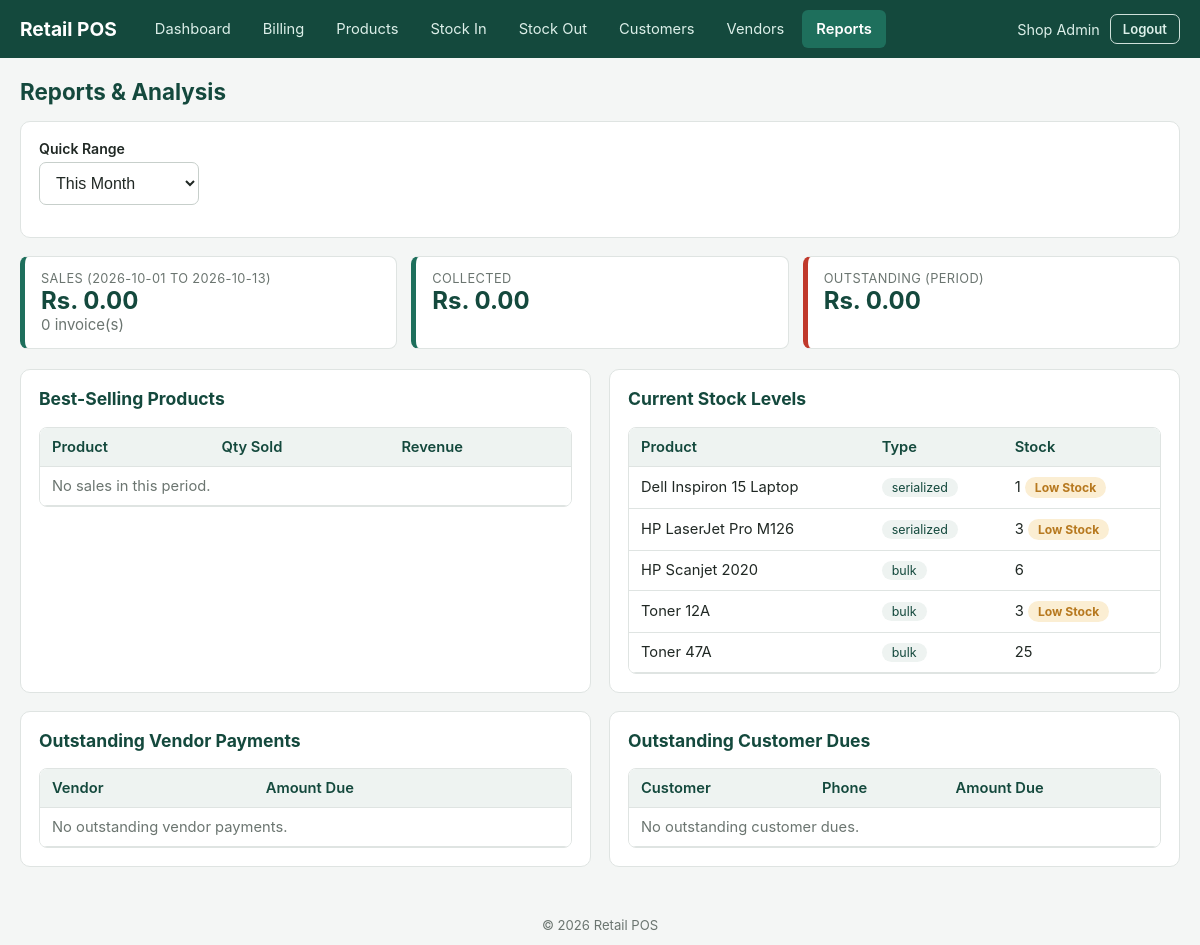
/reports.php (signed in), run on the app's committed database.
### tables this page shows
CREATE TABLE products (
    id                  INT AUTO_INCREMENT PRIMARY KEY,
    name                VARCHAR(150) NOT NULL,
    category            VARCHAR(50) NOT NULL DEFAULT 'other',
    tracking_type       ENUM('bulk','serialized') NOT NULL,
    barcode             VARCHAR(64) NULL UNIQUE,
    unit_price          DECIMAL(12,2) NOT NULL DEFAULT 0,
    stock_qty           INT NOT NULL DEFAULT 0,
    low_stock_threshold INT NOT NULL DEFAULT 5,
    is_active           TINYINT(1) NOT NULL DEFAULT 1,
    created_at          TIMESTAMP NOT NULL DEFAULT CURRENT_TIMESTAMP,
    updated_at          TIMESTAMP NOT NULL DEFAULT CURRENT_TIMESTAMP ON UPDATE CURRENT_TIMESTAMP
);

### includes/functions.php (called while the page is built, shortened)
<?php
function money($amount): string
{
    return APP_CURRENCY_SYMBOL . ' ' . number_format((float) $amount, 2);
}
function h($str): string
{
    return htmlspecialchars((string) $str, ENT_QUOTES, 'UTF-8');
}

### reports.php (the view, shortened to what this page needs)
<?php
require_once __DIR__ . '/includes/db.php';
require_once __DIR__ . '/includes/functions.php';
$range = $_GET['range'] ?? 'month';
$today = date('Y-m-d');
switch ($range) {
    case 'month':
    default:
        $from = date('Y-m-01'); $to = $today; break;
}
$salesSummary = $pdo->prepare("
    SELECT COUNT(*) AS invoice_count, COALESCE(SUM(total),0) AS total_sales,
           COALESCE(SUM(amount_paid),0) AS total_collected, COALESCE(SUM(balance_due),0) AS total_due
    FROM sales WHERE DATE(created_at) BETWEEN ? AND ?
");
$salesSummary->execute([$from, $to]);
$salesSummary = $salesSummary->fetch();
$bestSellers = $pdo->prepare("
    SELECT p.name, p.category, SUM(si.quantity) AS qty_sold, SUM(si.line_total) AS revenue
    FROM sale_items si
    JOIN sales s ON s.id = si.sale_id
    JOIN products p ON p.id = si.product_id
    WHERE DATE(s.created_at) BETWEEN ? AND ?
    GROUP BY p.id ORDER BY qty_sold DESC LIMIT 10
");
$bestSellers->execute([$from, $to]);
$bestSellers = $bestSellers->fetchAll();
$stockLevels = $pdo->query("
    SELECT p.id, p.name, p.category, p.tracking_type, p.low_stock_threshold,
        CASE WHEN p.tracking_type = 'bulk' THEN p.stock_qty
             ELSE (SELECT COUNT(*) FROM serial_numbers sn WHERE sn.product_id = p.id AND sn.status = 'in_stock')
        END AS stock
    FROM products p
    WHERE p.is_active = 1
    ORDER BY p.name
")->fetchAll();
$vendorDues = $pdo->query("
    SELECT v.id, v.name, SUM(vp.amount_due) AS due
    FROM vendor_purchases vp JOIN vendors v ON v.id = vp.vendor_id
    WHERE vp.amount_due > 0 GROUP BY v.id ORDER BY due DESC
")->fetchAll();
$customerDues = $pdo->query("
    SELECT c.id, c.name, c.phone, SUM(s.balance_due) AS due
    FROM sales s JOIN customers c ON c.id = s.customer_id
    WHERE s.balance_due > 0 GROUP BY c.id ORDER BY due DESC
")->fetchAll();
require __DIR__ . '/includes/header.php';
?>
<div class="card">
  <form method="get" class="form-row" style="align-items:flex-end;">
    <div class="form-group" style="max-width:160px;">
      <label>Quick Range</label>
      <select name="range" onchange="this.form.submit()">
        <option value="month" <?= $range === 'month' ? 'selected' : '' ?>>This Month</option>
      </select>
    </div>
  </form>
</div>
<div class="stat-grid">
  <div class="stat-box">
    <div class="label">Sales (<?= h($from) ?> to <?= h($to) ?>)</div>
    <div class="value"><?= money($salesSummary['total_sales']) ?></div>
    <div class="text-muted"><?= (int) $salesSummary['invoice_count'] ?> invoice(s)</div>
  </div>
  <div class="stat-box">
    <div class="label">Collected</div>
    <div class="value"><?= money($salesSummary['total_collected']) ?></div>
  </div>
  <div class="stat-box danger">
    <div class="label">Outstanding (period)</div>
    <div class="value"><?= money($salesSummary['total_due']) ?></div>
  </div>
</div>
<div class="grid grid-2">
  <div class="card">
    <h3>Best-Selling Products</h3>
    <div class="table-wrap">
      <table>
        <thead><tr><th>Product</th><th>Qty Sold</th><th>Revenue</th></tr></thead>
        <tbody>
        <?php if (!$bestSellers): ?><tr><td colspan="3" class="text-muted">No sales in this period.</td></tr><?php endif; ?>
        </tbody>
      </table>
    </div>
  </div>
  <div class="card" id="stock">
    <h3>Current Stock Levels</h3>
    <div class="table-wrap" style="max-height:360px;overflow-y:auto;">
      <table>
        <thead><tr><th>Product</th><th>Type</th><th>Stock</th></tr></thead>
        <tbody>
        <?php foreach ($stockLevels as $s): ?>
          <?php $low = $s['stock'] <= $s['low_stock_threshold']; ?>
          <tr>
            <td><?= h($s['name']) ?></td>
            <td><span class="tag-pill"><?= h($s['tracking_type']) ?></span></td>
            <td><?= (int) $s['stock'] ?> <?= $low ? '<span class="badge badge-warning">Low Stock</span>' : '' ?></td>
          </tr>
        <?php endforeach; ?>
        </tbody>
      </table>
    </div>
  </div>
</div>
<div class="grid grid-2">
  <div class="card">
    <h3>Outstanding Vendor Payments</h3>
    <div class="table-wrap">
      <table>
        <thead><tr><th>Vendor</th><th>Amount Due</th></tr></thead>
        <tbody>
        <?php if (!$vendorDues): ?><tr><td colspan="2" class="text-muted">No outstanding vendor payments.</td></tr><?php endif; ?>
        </tbody>
      </table>
    </div>
  </div>
  <div class="card">
    <h3>Outstanding Customer Dues</h3>
    <div class="table-wrap">
      <table>
        <thead><tr><th>Customer</th><th>Phone</th><th>Amount Due</th></tr></thead>
        <tbody>
        <?php if (!$customerDues): ?><tr><td colspan="3" class="text-muted">No outstanding customer dues.</td></tr><?php endif; ?>
        </tbody>
      </table>
    </div>
  </div>
</div>
<?php require __DIR__ . '/includes/footer.php'; ?>

### assets/css/style.css (style rules this page uses)
:root { --primary: #1e6f5c; --primary-dark: #14493d; --accent: #e8a33d; --danger: #c0392b; --success: #1e8449; --warning: #b7791f; --bg: #f4f6f5; --card-bg: #ffffff; --border: #dfe4e2; --text: #202824; --text-muted: #6b7570; }
* { box-sizing: border-box; }
body { margin: 0; font-family: -apple-system, "Segoe UI", Roboto, Arial, sans-serif; background: var(--bg); color: var(--text); font-size: 15px; }
.card { background: var(--card-bg); border: 1px solid var(--border); border-radius: 10px; padding: 18px; margin-bottom: 18px; }
.card h2, .card h3 { margin-top: 0; color: var(--primary-dark); }
.grid { display: grid; gap: 18px; }
.grid-2 { grid-template-columns: 1fr 1fr; }
.stat-grid { display: grid; grid-template-columns: repeat(auto-fit, minmax(180px, 1fr)); gap: 14px; margin-bottom: 20px; }
.stat-box { background: var(--card-bg); border: 1px solid var(--border); border-left: 5px solid var(--primary); border-radius: 8px; padding: 14px 16px; }
.stat-box .label { font-size: 0.8rem; color: var(--text-muted); text-transform: uppercase; letter-spacing: 0.03em; }
.stat-box .value { font-size: 1.5rem; font-weight: 700; color: var(--primary-dark); }
.stat-box.danger { border-left-color: var(--danger); }
table { width: 100%; border-collapse: collapse; background: var(--card-bg); }
th, td { padding: 10px 12px; border-bottom: 1px solid var(--border); text-align: left; font-size: 0.92rem; }
th { background: #eef3f1; color: var(--primary-dark); font-weight: 600; }
.table-wrap { overflow-x: auto; border: 1px solid var(--border); border-radius: 8px; }
.table-wrap table { border: none; border-radius: 0; }
.form-group { margin-bottom: 14px; }
.form-group label { display: block; margin-bottom: 5px; font-weight: 600; font-size: 0.88rem; color: var(--text); }
input[type=text], input[type=number], input[type=password], input[type=date], input[type=tel], input[type=search], select, textarea { width: 100%; padding: 11px 12px; border: 1px solid #c7cfcb; border-radius: 7px; font-size: 1rem; background: #fff; color: var(--text); }
.form-row { display: flex; gap: 14px; flex-wrap: wrap; }
.form-row > * { flex: 1; min-width: 160px; }
.badge { display: inline-block; padding: 3px 10px; border-radius: 20px; font-size: 0.76rem; font-weight: 700; background: #e4e9e7; color: #444; }
.badge-warning { background: #fbeed3; color: var(--warning); }
.text-muted { color: var(--text-muted); }
.tag-pill { display: inline-block; background: #eef3f1; padding: 2px 10px; border-radius: 20px; font-size: 0.78rem; color: var(--primary-dark); }

### data on the page
products: name "Dell Inspiron 15 Laptop", tracking_type "serialized", stock "1", low_stock_threshold "Low Stock"
products: name "HP LaserJet Pro M126", tracking_type "serialized", stock "3", low_stock_threshold "Low Stock"
products: name "HP Scanjet 2020", tracking_type "bulk", stock "6"
products: name "Toner 12A", tracking_type "bulk", stock "3", low_stock_threshold "Low Stock"
products: name "Toner 47A", tracking_type "bulk", stock "25"

### other printed values
APP_NAME "Retail POS"
$label "Dashboard"
$label "Billing"
$label "Products"
$label "Stock In"
$label "Stock Out"
$label "Customers"
$label "Vendors"
$label "Reports"
current_user_name() "Shop Admin"
$pageTitle "Reports & Analysis"
$from "2026-10-01"
$to "2026-10-13"
money($salesSummary['total_sales']) "Rs. 0.00"
$salesSummary['invoice_count'] "0"
